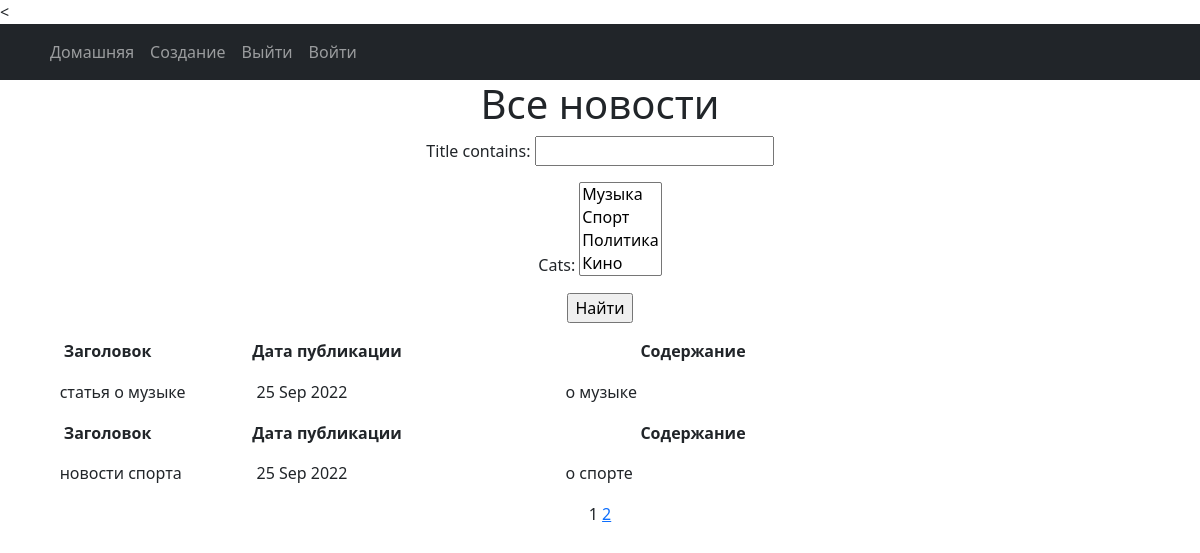
Before: /news/ with the older database file.
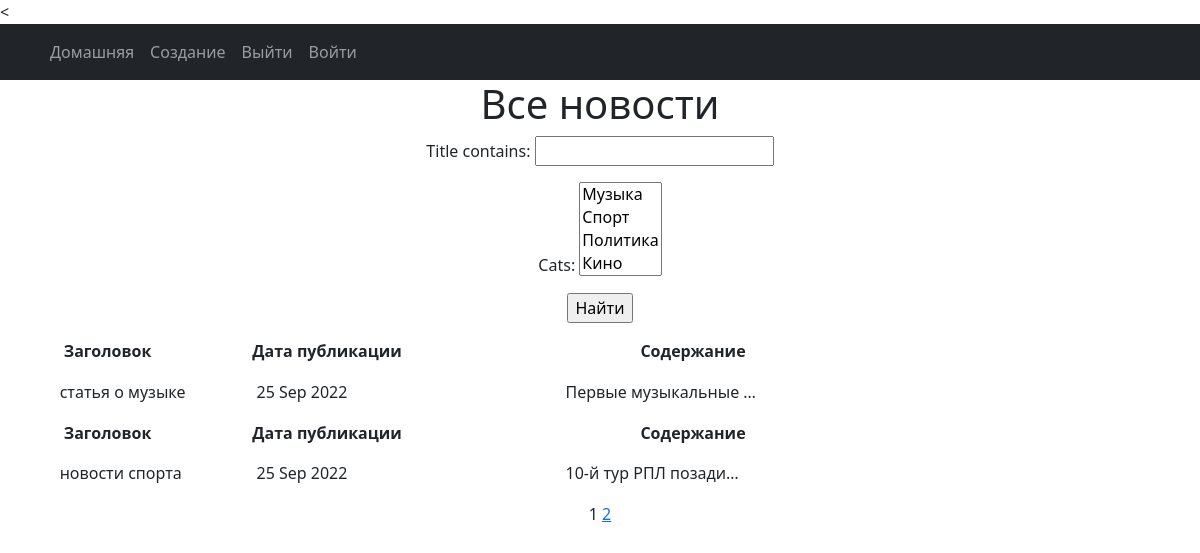
After: the same page with the newer database file.
### news/models.py (models this page shows, shortened)
class Post(models.Model):
    article = 'ar'
    news = 'ne'
    POST_INFO = [
        (article, "Статья"),
        (news, "Новость")
    ]
    author = models.ForeignKey(Author, on_delete=models.CASCADE)
    post_info = models.CharField(max_length=2, choices=POST_INFO, default=article)
    created = models.DateTimeField(auto_now_add=True)
    cats = models.ManyToManyField(Category, through='PostCategory')
    title = models.CharField(max_length=255)
    text = models.TextField()
    rating = models.IntegerField(default=0)

### news/views.py (the view)
# urls.py: path('', PostList.as_view(), name='post_list'),
class PostList(ListView):
    model = Post
    ordering = 'author'
    template_name = 'posts.html'
    context_object_name = 'id'
    paginate_by = 2
    def get_queryset(self):
        queryset = super().get_queryset()
        self.filterset = PostFilter(self.request.GET, queryset)
        return self.filterset.qs
    def get_context_data(self, **kwargs):
        context = super().get_context_data(**kwargs)
        context['time_now'] = datetime.utcnow()
        context['next_sale'] = None
        context['filterset'] = self.filterset
        return context

### news/models.py (called while the page is built)
    def __str__(self):
        return self.name.title()

### templates/posts.html (shortened to what this page needs)
<{% extends 'flatpages/default.html' %}
{% block content %}
<h1>Все новости</h1>
<form action="" method="get">
    {{ filterset.form.as_p }}
    <input type="submit" value="Найти" />
</form>
<p>{% if id %}</p>
{% for post in id %}
<table style="width: 907px;">
<tr style="height: 18px;">
    <td style="width: 154.281px; height: 18px;">&nbsp; &nbsp; &nbsp;<strong>Заголовок</strong></td>
<td style="width: 10px; height: 18px;">&nbsp;</td>
<td style="width: 256px; height: 18px;">&nbsp; &nbsp; &nbsp; &nbsp; &nbsp; <strong>Дата публикации</strong></td>
<td style="width: 10px; height: 18px;">&nbsp;</td>
<td style="width: 458px; height: 18px;">&nbsp; &nbsp; &nbsp; &nbsp; &nbsp; &nbsp; &nbsp; &nbsp; &nbsp; &nbsp; &nbsp; &nbsp; &nbsp; &nbsp; &nbsp; &nbsp; &nbsp; &nbsp; &nbsp; <strong>Содержание</strong></td>
</tr>
<tr style="height: 57.6406px;">
<td style="width: 154.281px; height: 57.6406px;">&nbsp; &nbsp; {{ post.title | truncatechars:15 }}</td>
<td style="width: 10px; height: 57.6406px;">&nbsp;</td>
<td style="width: 256px; height: 57.6406px;">&nbsp; &nbsp; &nbsp; &nbsp; &nbsp; &nbsp;{{ time_now | date:'d M Y' }}</td>
<td style="width: 10px; height: 57.6406px;">&nbsp;</td>
<td style="width: 458px; height: 57.6406px;">&nbsp; &nbsp; &nbsp; &nbsp; &nbsp; &nbsp; &nbsp; &nbsp; &nbsp; &nbsp; {{ post.text | truncatechars:20 }}</td>
</tr>
{% endfor %}
</table>
<p>{% else %}</p>
<h2>Новостей нет!</h2>
<p>{% endif %}
   {{ page_obj.number }}
   {% if page_obj.has_next %}
       <a href="?page={{ page_obj.next_page_number }}">{{ page_obj.next_page_number }}</a>
   {% endif %}
<p>{% endblock content %}

Changed rows visible on the page:
changed Post "статья о музыке": text "о музыке" → "Первые музыкальные …"
changed Post "новости спорта": text "о спорте" → "10-й тур РПЛ позади…"
